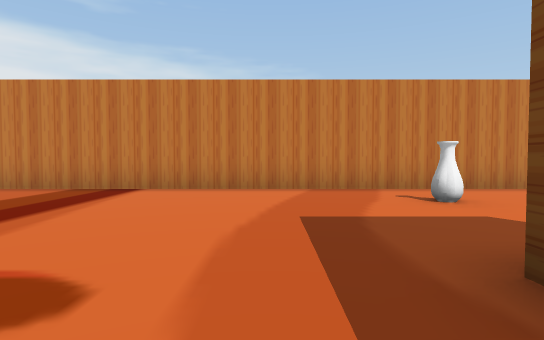
view 1 (above)

24 first-person views from a walk through a Unity game level. The camera is 1.2 m above the floor, tilts 2° down and sees 80° across. The floor is counted in squares, 2 m on a side. Each view is taken from the middle of a square. On the plan, view 1 faces up. The plan holds only what a view shows up to about 10 squares ahead; the rest is blank. The player is left out.

view 2
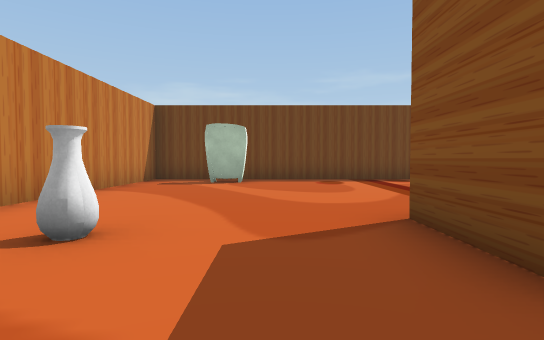

view 3
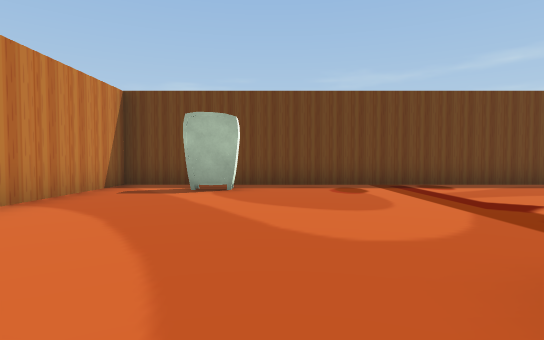

view 4
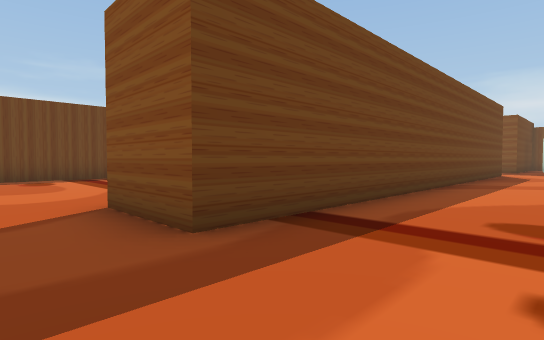

view 5
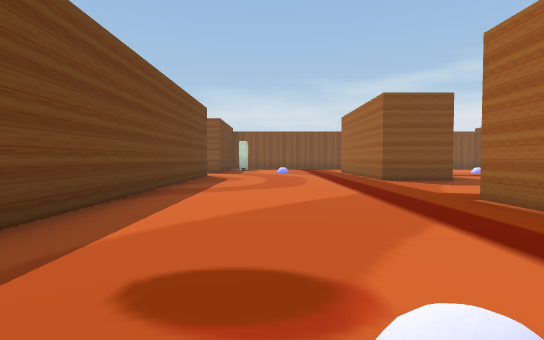

view 6
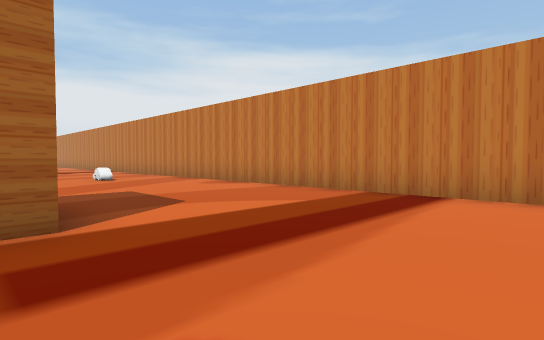

view 7
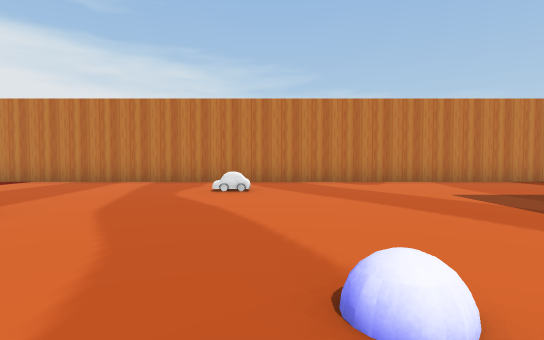

view 8
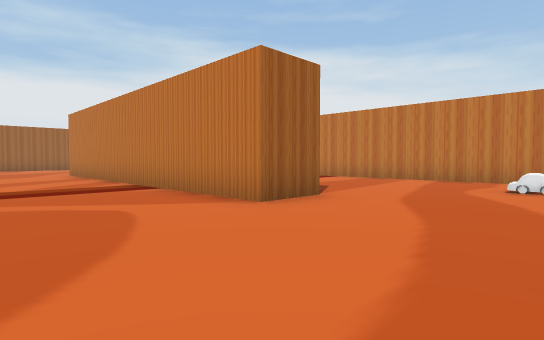

view 9
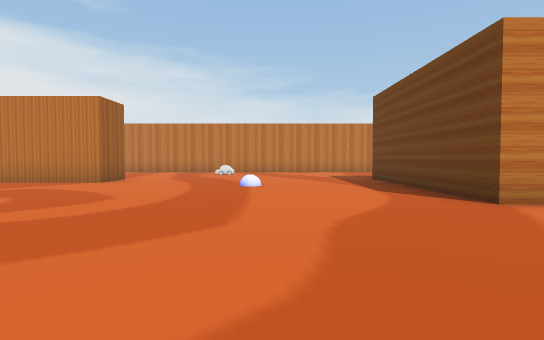

view 10
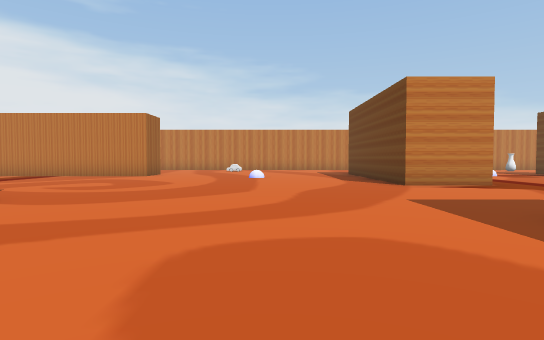

view 11
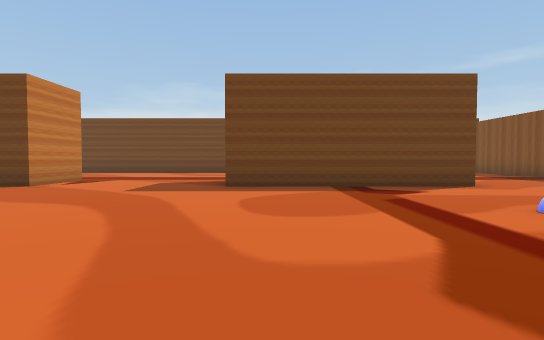

view 12
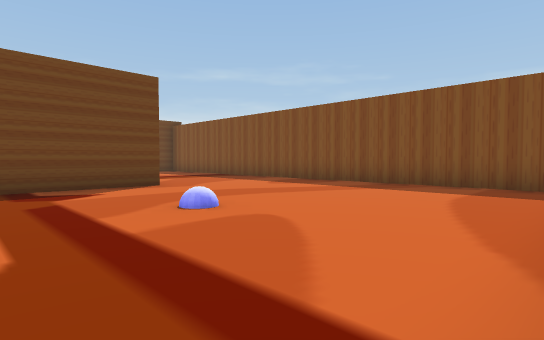

view 13
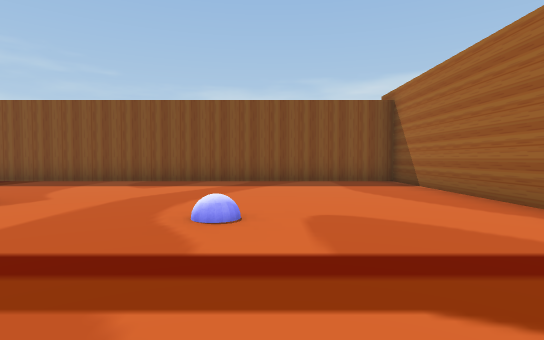

view 14
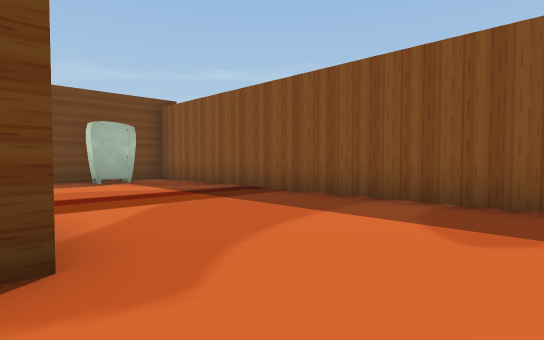

view 15
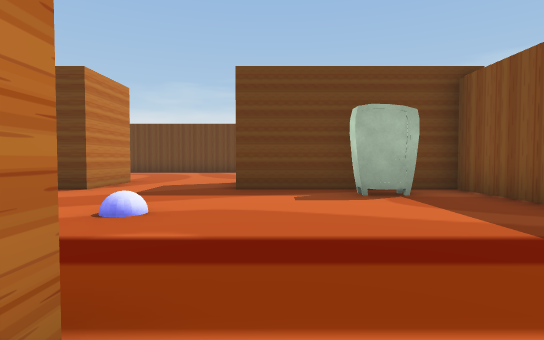

view 16
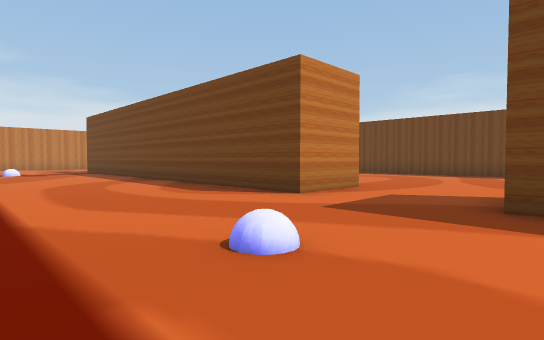

view 17
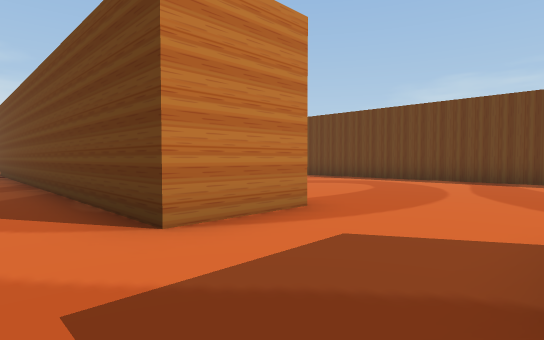

view 18
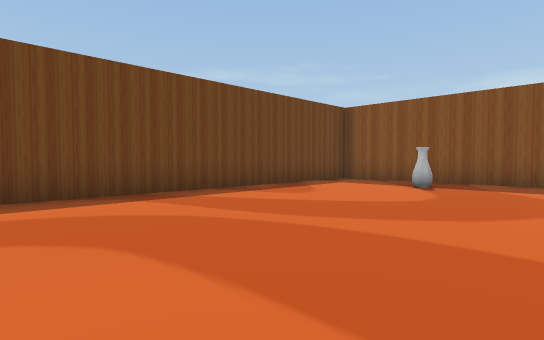

view 19
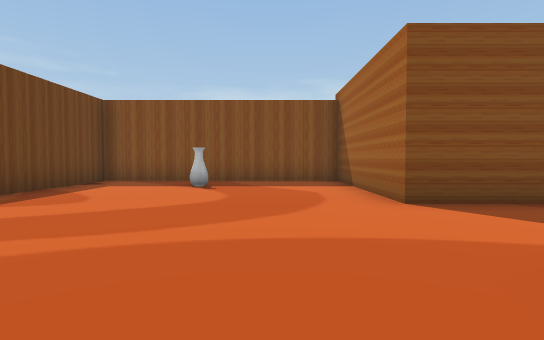

view 20
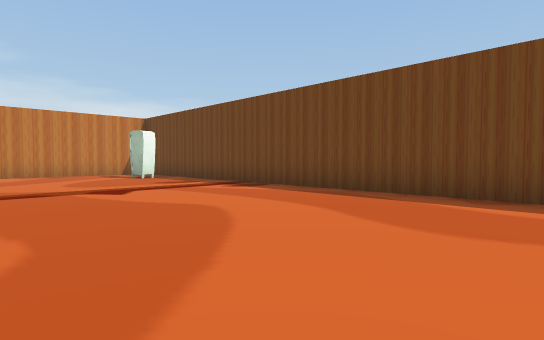

view 21
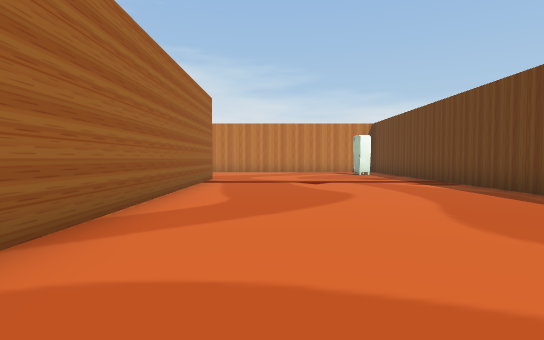

view 22
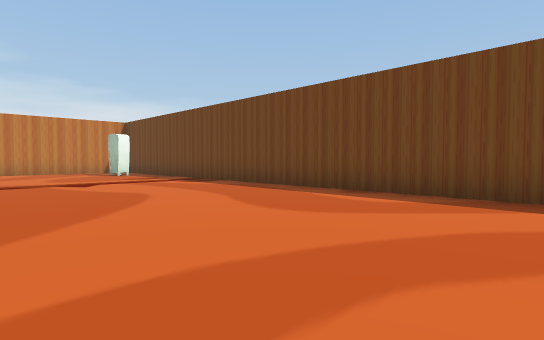

view 23
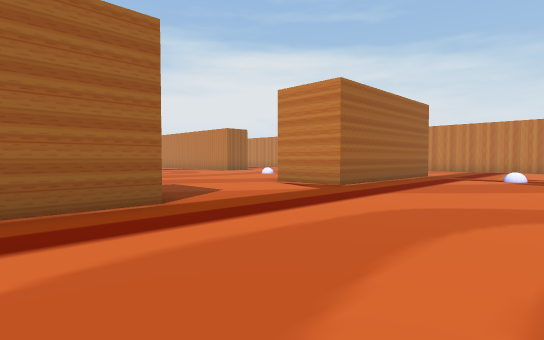

view 24
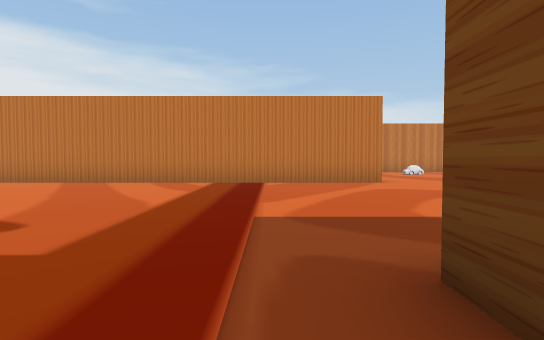

### Floor plan
Points are (right, up) in squares from view 1. A wall is a line through its corners. A room is listed if a view was taken in it or the views show most of it. See-through windows are left out.
Room 1 (views 1, 2, 3, 4, 5, 6, 7, 8, 9, 10, 11, 12, 13, 14, 15, 16, 17, 18, 19, 20, 21, 22, 23, 24)
walls: (-15.2, -7.1) (-15.2, -6.4); (-13.2, 1.5) (-13.2, 0.1) (-22.9, 0.1); (-13.2, -12.7) (-13.2, -17.6) (1.3, -17.6) (1.3, -13.3) (3.2, -13.3) (3.2, -17.6) (9.5, -17.6) (9.5, 6.4) (-17.1, 6.4); (-4.1, 1.6) (-4.1, -3.8) (-6, -3.8) (-6, 1.6); (-6, -13.5) (-6, -8) (-4.1, -8) (-4.1, -9.7); (3.2, -10.4) (1.3, -10.4) (1.3, 1.6) (3.2, 1.6) (3.2, -6)
objects: other object (-11, 4); other object (0, -16); other object (2, 5); other object (6, -16); other object (8, 4)

Positions as (right, up) in squares from view 1, and headings:
1: (0, 0), facing up
2: (0, 3), facing right
3: (2, 3), facing right
4: (-1, 3), facing down-right
5: (-1, 1), facing down
6: (-1, 1), facing up-left
7: (-10, -2), facing up
8: (-10, -3), facing up-left
9: (-9, -8), facing up
10: (-9, -11), facing up
11: (-13, -9), facing right
12: (-13, -10), facing down-right
13: (-10, -9), facing down
14: (-8, -13), facing down-right
15: (-5, -14), facing right
16: (-3, -14), facing up-right
17: (0, -13), facing up-right
18: (4, -9), facing down-right
19: (5, -9), facing down
20: (4, -6), facing up-right
21: (5, -8), facing up
22: (4, -8), facing up-right
23: (0, -10), facing up-left
24: (-16, -8), facing up
